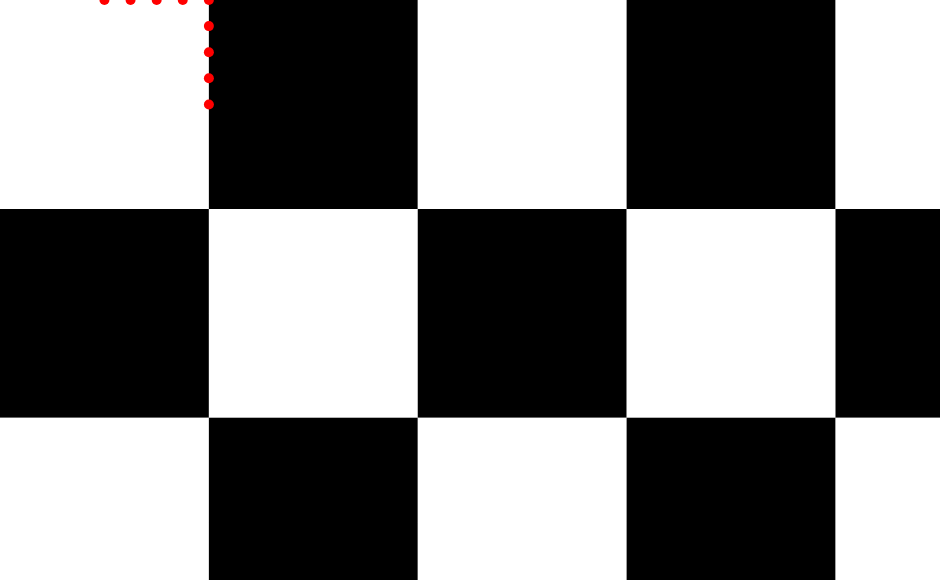
Frame 1 (no input)
Frame 60 (no input): identical to frame 1, image omitted
Frame 120 (the mouse pressed at the canvas centre since frame 60): identical to frame 1, image omitted

The p5.js sketch that drew this single still picture (run headless with seeded random() and noise() and a simulated clock; from frame 60 on, the mouse is pressed at the canvas centre):

// p5.js sketch
// ── sketch.js
const pointsPerSegment = 9;
let tileSize;
let stepX;
let stepY;
let points = [];
let corners = [[]];
let showPoints = true;

function setup() {
  createCanvas(940, 580);
  stepX = width/pointsPerSegment/4;
  stepY = width/pointsPerSegment/4;
  tileSize = stepX * pointsPerSegment;
  // noLoop();
  noStroke();

  corners = [...Array(4)].map( (corner, cornerIndex) => {
    return [...Array(pointsPerSegment)].map((point, index) => {
      const {x, y} = calculatePoints(cornerIndex, index);
      return {x, y, dragging: -1};
    });
  });  
}

function draw() {
  background(200,200,200);

  let j = 0;
  for (let y = -tileSize + stepX; y < height; y += tileSize - stepY) {
    let i = 0;
    for (let x = -tileSize + stepX; x < width; x += tileSize - stepX) {
      c = (i + j) % 2 === 0 ? 255 : 0;
      fill(c);
      drawCell(x, y);
      i++;
    }
    j++;
  }
  
  if (showPoints) {
    fill(255, 0, 0);
    corners[0].map( point => {
      ellipse(point.x, point.y, 10, 10);
    });
  }
}

function drawCell(x, y){
  beginShape();
  corners.map( corner => {
    corner.map( v => {
      vertex(v.x + x, v.y + y);
    })
  });
  endShape();
}

function mousePressed() {
  let index = -1;
  corners = corners.map( (corner, cornerIndex) => {
    return corner.map( (p, i) => {
      const isMouseOver = cornerIndex === 0 & mouseX >= p.x - 5 && mouseX <= p.x + 5 && mouseY >= p.y - 5 && mouseY <= p.y + 5;
      if (isMouseOver) {
        index = i;
      }
      
      return isMouseOver ? {...p, dragging: i} : p;
    });
  });

  corners = corners.map( corner => {
    return corner.map( (p, i) =>
      i === index ? {...p, dragging: i} : p
    );
  });
}

function keyPressed() {
  if (key === ' ') {
    showPoints = !showPoints;    
  }  
}

function mouseReleased() {
  corners = corners.map( corner => {
    return corner.map( p => ({...p, dragging: -1}));
  })
}

function mouseDragged() {
  cornersMod = corners.map( (corner, cornerIndex) => {
    return corner.map( (p, index) => {
      const cap = Math.floor(pointsPerSegment/2);
      let x = 0;
      let y = 0;
      switch (cornerIndex) {
        case 0:
          x = p.x + (mouseX - pmouseX);
          y = p.y + (mouseY - pmouseY);
          break;
        case 1:
          x = index < cap ? p.x + (mouseX - pmouseX) : p.x - (mouseX - pmouseX);
          y = index < cap ? p.y + (mouseY - pmouseY) : p.y - (mouseY - pmouseY);
          break;
        case 2:
          x = index < cap ? p.x + (mouseX - pmouseX) : p.x - (mouseX - pmouseX);
          y = index < cap ? p.y - (mouseY - pmouseY) : p.y - (mouseY - pmouseY);
          break;
        case 3:
          x = index < cap ? p.x + (mouseX - pmouseX) : p.x + (mouseX - pmouseX);
          y = index < cap ? p.y - (mouseY - pmouseY) : p.y + (mouseY - pmouseY);
          break;
        default:
          break;
      }

      return p.dragging >= 0 ? {...p, x, y} : p
    });
  });

  corners = cornersMod;
}

function calculatePoints(cornerIndex, index, startX, startY) {
  startX = 0;
  startY = 0;
  const reverseIndex = pointsPerSegment - index - 1;
  const cap = Math.floor(pointsPerSegment/2);
  const offsetX = (tileSize-stepX)/2;
  const offsetY = (tileSize-stepY)/2;
  let x, y;
  switch (cornerIndex) {
    case 0:
      x = Math.min(index, cap) * stepX + startX + offsetX;
      y = Math.max(index, cap) * stepY + startY - offsetY;
      break;
    case 1:
      x = Math.min(index, cap) * stepX + startX + offsetX;
      y = Math.min(reverseIndex, cap) * stepY + startY + offsetY;
      break;
    case 2:
      x = Math.max(reverseIndex, cap) * stepX + startX - offsetX;
      y = Math.min(reverseIndex, cap) * stepY + startY + offsetY;
      break;
    case 3:
      x = Math.max(reverseIndex, cap) * stepX + startX - offsetX;
      y = Math.max(index, cap) * stepY + startY - offsetY;
      break;
    default:
      break;
  }
  return {x, y};
}
